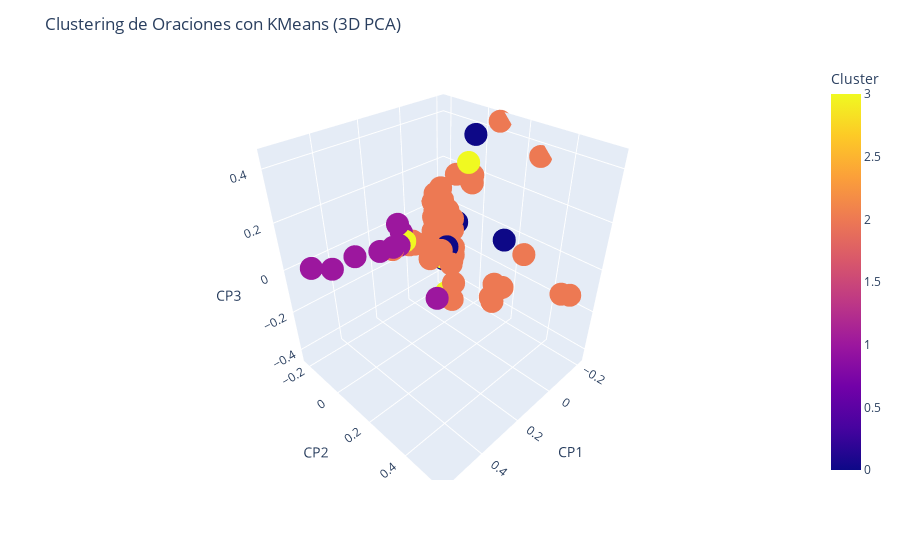

The notebook cell this image was saved under:
### Code cell
fig = px.scatter_3d(df, x='PC1', y='PC2', z='PC3', color='Cluster', hover_data=['Sentence'])
fig.update_layout(title='Clustering de Oraciones con KMeans (3D PCA)', 
                  scene = dict(
                    xaxis_title='CP1',
                    yaxis_title='CP2',
                    zaxis_title='CP3'),
                  legend_title='Clusters')

fig.show()

### Figure 1 — Plotly figure (JSON) as saved in the notebook; plotly's stock layout.template omitted (floating-point values rounded to 4 significant figures)
{"data": [{"customdata": [["The dragonfly's wings sparkled like gemstones in the sunlight."], ["The bagpipes were adorned with a tartan pattern, honoring Scottish tradition."], ["The fur pattern on the tiger was striking and intimidating."], ["The triangle was simple but required precise timing."], ["The sequoia tree was so tall it seemed to touch the sky."], ["The microchip was so small it could be embedded under the skin."], ["The mimosa plant responded to touch by folding its leaves."], ["The porcupine had quills that could detach when threatened."], ["The dandelion seed head formed a delicate sphere, ready to be carried away by the wind."], ["The origami crane was minute but intricately folded."], ["The didgeridoo produced a haunting sound that was deeply rooted in Aboriginal culture."], ["The virtual reality headset offered an immersive experience."], ["The petals of the rose were arranged in perfect symmetry."], ["The pickup truck had a toolbox and a rack for carrying lumber."], ["The dolphin's streamlined shape made it look graceful in water."], ["The octopus had remarkable intelligence, solving puzzles easily."], ["The length of the train seemed to stretch into the horizon."], ["The tuba was so large it required its own seat in the orchestra."], ["The sitar's complex architecture made it visually fascinating."], ["The carnivorous pitcher plant lured insects into its deadly trap."], ["The quilt was a kaleidoscope of colors, each patch telling its own story."], ["The kangaroo carried its young in a pouch, making for an unusual sight."], ["The aloe vera plant was known for its medicinal qualities."], ["The anteater had a long tongue specialized for consuming ants."], ["The violin looked petite next to the towering double bass."], ["The synthesizer could mimic a range of instruments, making it versatile."], ["The spacecraft was equipped with advanced life-support systems."], ["The graffiti was a bright splash of color against the gray concrete wall."], ["The luxury car had a sleek design that turned heads wherever it went."], ["The school bus flaunted the iconic bright yellow, capturing attention immediately."], ["Compared to other birds, the condor's wingspan was extraordinary."], ["The helicopter was jet black, making it nearly invisible against the night sky."], ["The cherry blossoms were a delicate pink, symbolizing the arrival of spring."], ["The saxophone had a golden hue that shimmered under the stage lights."], ["The stained glass window displayed an array of colors that danced in the light."], ["The lavender was a soothing purple, both in color and fragrance."], ["The harp had an intricate wood carving, making it a piece of art as well as an instrument."], ["The drum set was so expansive it seemed like a small fortress."], ["The compact sedan could easily slide into the tightest parking spots."], ["The harmonica was a muted blue, belying the power of its sound."], ["The lotus flower floated elegantly on the water, a picture of serenity."], ["Compared to the cargo ships, the jet ski appeared as tiny as a minnow in a pond."], ["The size of the blue whale dwarfed even the largest of ocean vessels."], ["The kazoo was often underestimated, but it could add a unique element to performances."], ["The pumpkin vine spread out over a vast area, dominating the garden."], ["The red maple leaves in autumn were a spectacular sight."], ["The motorcycle was painted in a shade of blue so deep it resembled the ocean."], ["The electric car emitted no noise, making it a silent operator on the roads."], ["The accordion was decorated with ornate patterns that gave it an old-world charm."], ["The bus was so large it looked like a moving building on wheels."], ["The blue orchids were so vibrant they looked almost unreal."], ["The bicycle had intricate patterns etched into its frame, making it a work of art."], ["The sports car had aerodynamic curves that hinted at its speed."], ["The layout of the website was intuitive, making for a great user experience."], ["The banjo had mother-of-pearl inlays that added a touch of luxury."], ["The Venus flytrap was small but fierce, capturing insects with precision."], ["The canoe was crafted from a single tree, showcasing traditional craftsmanship."], ["The peacock displayed feathers of iridescent blues and greens."], ["The elephant was so massive it seemed like a moving mountain."], ["The sunflower was a radiant yellow, brightening up any landscape."], ["The truck was customized with elaborate graffiti that told a story."], ["The flute was silver, reflecting the elegance of its melodies."], ["The painting was done in shades of blue, evoking a sense of calm."], ["The architecture of the building was a marvel, blending old and new styles."], ["The globe in the library was enormous, making it a centerpiece."], ["The robot was capable of autonomous movement, revolutionizing industries."], ["The vintage scooter maintained an air of elegance despite its age."], ["The feathers of the bald eagle commanded respect and awe."], ["The chameleon changed colors to blend in with its environment."], ["The RV had a retractable awning that provided shade for outdoor activities."], ["The coffee plant was cherished for the beans it produced."], ["The fire truck's red hue was so vivid that it could be spotted miles away."], ["The mural covered the entire building, making it a large-scale artwork."], ["The design of the smartphone was sleek and modern, appealing to young consumers."], ["The kitten was so tiny, it could curl up inside a teacup."], ["The size of the car seemed to defy physics, fitting into narrow alleys with room to spare."], ["The maracas were hand-painted, each telling a unique story."], ["The platypus appeared bizarre with its duck-like bill and beaver-like tail."], ["The fireworks lit up the sky in a myriad of colors, dazzling the crowd."], ["The zebra's black and white stripes served as an effective camouflage."], ["The drone was equipped with a high-definition camera for aerial photography."], ["The hamster was small enough to fit into the palm of a child's hand."], ["The ivy was an aggressive climber, overtaking walls and buildings."], ["The computer code was elegant, optimized for both speed and readability."], ["The bonsai was tiny but perfectly formed, a miniature masterpiece."], ["The fountain was intricately carved, adding elegance to the garden."], ["The bamboo stalks created a sense of harmony and balance."], ["The piccolo was so small it could fit into a coat pocket."], ["The cactus was surprisingly tall, standing like a sentinel in the desert."], ["The grand piano filled the room, both in size and in sound."], ["The electric guitar was a vibrant purple, capturing the essence of rock."], ["The ladybug's red and black contrast made it easily noticeable."], ["The theremin was unique in that it required no physical contact to play."], ["The sculpture was colossal, becoming a landmark in the city."], ["The army tank was a camouflage pattern, blending in with its surroundings."], ["The flamingo's pink hue made it a standout among birds."], ["The fashion accessory was adorned with complex beadwork, making it a statement piece."], ["The hedgehog's spines were surprisingly beautiful, forming a unique pattern."], ["The intricate veins of the fern leaf formed a natural work of art."], ["The minivan was equipped with the latest entertainment system for long journeys."]], "hovertemplate": "PC1=%{x}<br>PC2=%{y}<br>PC3=%{z}<br>Sentence=%{customdata[0]}<br>Cluster=%{marker.color}<extra></extra>", "legendgroup": "", "marker": {"color": [2, 2, 2, 2, 3, 2, 2, 2, 2, 2, 2, 2, 2, 2, 2, 2, 2, 2, 2, 2, 3, 2, 2, 2, 2, 1, 2, 0, 2, 0, 0, 3, 2, 2, 3, 3, 1, 2, 2, 2, 2, 0, 2, 2, 2, 2, 2, 1, 2, 0, 2, 1, 2, 1, 2, 0, 2, 2, 2, 0, 2, 2, 2, 2, 1, 2, 2, 2, 3, 2, 2, 2, 1, 2, 2, 2, 2, 2, 3, 2, 2, 2, 2, 2, 2, 2, 2, 2, 2, 2, 0, 2, 2, 2, 2, 2, 1, 2, 1, 2], "coloraxis": "coloraxis", "symbol": "circle"}, "mode": "markers", "name": "", "scene": "scene", "showlegend": false, "type": "scatter3d", "x": [-0.1123, 0.1382, 0.1097, -0.03886, -0.1209, -0.06062, 0.02109, 0.0002178, 0.0756, -0.02282, -0.053, 0.02286, -0.01616, -0.03007, -0.01018, -0.0102, -0.1117, -0.06932, 0.04086, -0.03639, -0.1393, 0.2598, -0.02279, -0.02304, -0.06497, 0.2928, -0.04019, -0.1072, 0.007243, -0.08279, -0.01379, 0.2008, -0.008338, -0.03411, -0.09781, -0.09518, 0.5251, -0.2131, 0.0008539, -0.1232, -0.01746, 0.01923, -0.1373, -0.01901, -0.02148, 0.1026, -0.1406, 0.1943, 0.1008, -0.1761, -0.1471, 0.5679, -0.005625, 0.2266, -0.03445, -0.09555, -0.03788, -0.1232, -0.2133, -0.02976, -0.08733, -0.02611, -0.1288, 0.01487, 0.2583, -0.01599, -0.02505, -0.03912, -0.08486, -0.05408, -0.03124, 0.002477, 0.2177, 0.02964, 0.01056, -0.1116, -0.1048, -0.01304, -0.06983, 0.03665, -0.03186, -0.08436, -0.02575, -0.01705, 0.05808, -0.03281, -0.03835, -0.07091, -0.1208, -0.09678, -0.05552, 0.03643, -0.05107, -0.01616, 0.1115, -0.01552, 0.3094, 0.05278, 0.4024, -0.04141], "y": [0.03908, -0.06264, -0.06259, -0.02358, 0.008749, 0.5283, -0.04028, 0.3094, 0.006805, -0.02489, -0.07268, -0.02026, -0.01645, 0.01936, -0.007334, 0.03908, 0.03644, -0.02504, -0.01702, 0.007528, -0.1278, -0.01784, -0.02994, -0.02615, -0.04795, 0.2535, -0.04844, -0.1096, -0.05261, -0.01347, -0.004723, -0.01574, -0.0101, 0.0092, -0.1179, -0.1105, -0.01725, 0.2733, 0.2706, -0.1833, -0.01786, 0.03074, -0.1972, 0.2407, -0.02372, 0.01823, -0.2199, -0.04094, -0.05974, -0.00765, -0.173, -0.08194, -0.04157, -0.01942, -0.03372, 0.2295, -0.01479, -0.1846, 0.07766, -0.01892, -0.03063, -0.02898, -0.2014, -0.04931, -0.01531, -0.01653, -0.02813, -0.05538, -0.1004, -0.08364, -0.04263, 0.2673, -0.03205, -0.03804, 0.3021, -0.04648, -0.05492, -0.01077, -0.09235, -0.02168, -0.03772, 0.335, -0.053, -0.02506, 0.03701, -0.03726, -0.05572, 0.5571, 0.03253, -0.1109, -0.04809, 0.07179, -0.008377, -0.01645, -0.07302, 0.02977, -0.03166, -0.03449, -0.05855, -0.05059], "z": [0.2103, -0.01013, -0.01957, -0.03135, 0.2839, -0.04372, 0.08345, -0.09814, -0.02233, -0.0148, 0.01611, -0.0001897, -0.009542, -0.09814, -0.04372, -0.04235, 0.2114, 0.04184, -0.02141, 0.01585, -0.4388, 0.04355, 0.01052, -0.01568, 0.07505, -0.0184, -0.03043, -0.2184, 0.05611, 0.02468, -0.03618, 0.05586, -0.03077, -0.09179, -0.1794, -0.1947, 0.08584, 0.3591, -0.1029, 0.04603, -0.01735, -0.03068, 0.07171, -0.1944, -0.01384, -0.02101, 0.04369, 0.08053, -0.01895, 0.3771, 0.1042, 0.07853, 0.04132, 0.04641, 0.08467, 0.03793, 0.05084, -0.003857, 0.4404, -0.004845, -0.3025, -0.01731, 0.03318, 0.07392, 0.05443, -0.00946, -0.01658, -0.01031, -0.1912, 0.003297, 0.01492, -0.1896, 0.1297, 0.01913, -0.1027, 0.2196, -0.4212, -0.01543, -0.1145, -0.01719, -0.02339, 0.02522, 0.04505, -0.0006568, -0.02769, -0.02226, -0.002764, -0.03833, 0.2386, 0.08741, -0.007155, -0.08707, -0.1496, -0.009542, -0.00876, -0.09406, 0.05173, -0.1039, 0.05955, -0.03143]}], "layout": {"coloraxis": {"colorbar": {"title": {"text": "Cluster"}}, "colorscale": [[0, "#0d0887"], [0.1111, "#46039f"], [0.2222, "#7201a8"], [0.3333, "#9c179e"], [0.4444, "#bd3786"], [0.5556, "#d8576b"], [0.6667, "#ed7953"], [0.7778, "#fb9f3a"], [0.8889, "#fdca26"], [1, "#f0f921"]]}, "legend": {"title": {"text": "Clusters"}, "tracegroupgap": 0}, "margin": {"t": 60}, "scene": {"domain": {"x": [0, 1], "y": [0, 1]}, "xaxis": {"title": {"text": "CP1"}}, "yaxis": {"title": {"text": "CP2"}}, "zaxis": {"title": {"text": "CP3"}}}, "title": {"text": "Clustering de Oraciones con KMeans (3D PCA)"}}}
